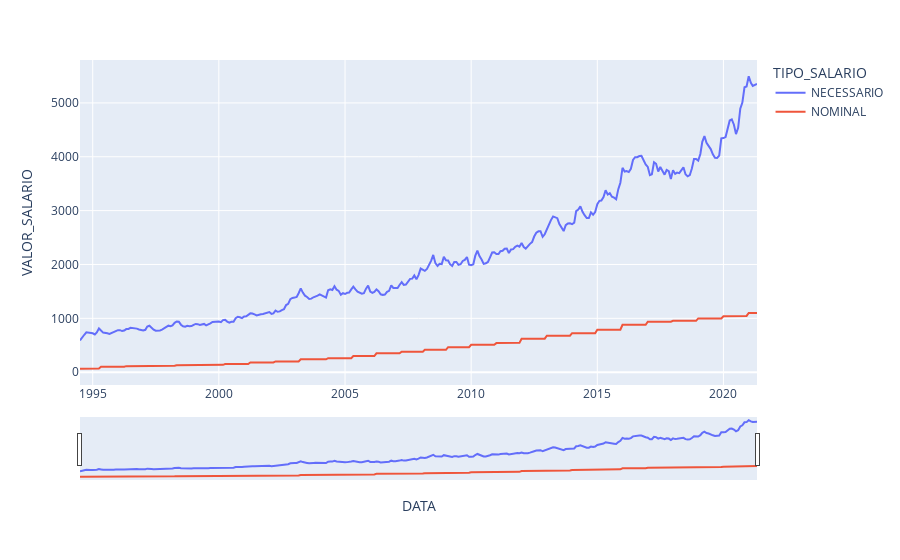

The cell this chart's notebook holds for it:
### Code cell
df = px.data.stocks()
fig = px.line(dieese_salario_granulado, x='DATA', y="VALOR_SALARIO", color='TIPO_SALARIO', hover_name='TIPO_SALARIO')
fig.update_xaxes(rangeslider_visible=True)
fig.show()

### Figure 1 — Plotly figure (JSON) as saved in the notebook; plotly's stock layout.template omitted (floating-point values rounded to 4 significant figures; data arrays with more than 128 entries replaced by an {"elided": "..."} marker saying what was removed)
{"data": [{"hovertemplate": "<b>%{hovertext}</b><br><br>TIPO_SALARIO=NECESSARIO<br>DATA=%{x}<br>VALOR_SALARIO=%{y}<extra></extra>", "hovertext": {"elided": "323 str values"}, "legendgroup": "NECESSARIO", "line": {"color": "#636efa", "dash": "solid"}, "mode": "lines", "name": "NECESSARIO", "orientation": "v", "showlegend": true, "type": "scatter", "x": {"elided": "323 str values"}, "xaxis": "x", "y": {"elided": "323 int values"}, "yaxis": "y"}, {"hovertemplate": "<b>%{hovertext}</b><br><br>TIPO_SALARIO=NOMINAL<br>DATA=%{x}<br>VALOR_SALARIO=%{y}<extra></extra>", "hovertext": {"elided": "323 str values"}, "legendgroup": "NOMINAL", "line": {"color": "#EF553B", "dash": "solid"}, "mode": "lines", "name": "NOMINAL", "orientation": "v", "showlegend": true, "type": "scatter", "x": {"elided": "323 str values"}, "xaxis": "x", "y": {"elided": "323 int values"}, "yaxis": "y"}], "layout": {"legend": {"title": {"text": "TIPO_SALARIO"}, "tracegroupgap": 0}, "margin": {"t": 60}, "xaxis": {"anchor": "y", "domain": [0, 1], "rangeslider": {"visible": true}, "title": {"text": "DATA"}}, "yaxis": {"anchor": "x", "domain": [0, 1], "title": {"text": "VALOR_SALARIO"}}}}
